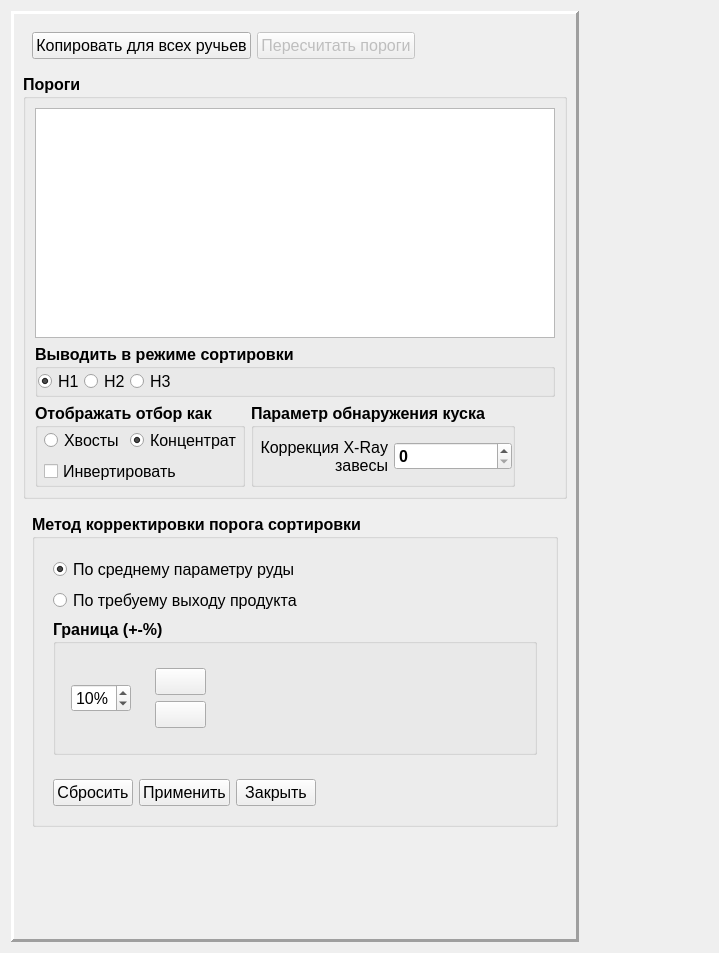
<?xml version="1.0" encoding="UTF-8"?>
<ui version="4.0">
 <class>SPRPorogsWidget2</class>
 <widget class="QWidget" name="SPRPorogsWidget2">
  <property name="geometry">
   <rect>
    <x>0</x>
    <y>0</y>
    <width>719</width>
    <height>953</height>
   </rect>
  </property>
  <property name="sizePolicy">
   <sizepolicy hsizetype="Minimum" vsizetype="Minimum">
    <horstretch>0</horstretch>
    <verstretch>0</verstretch>
   </sizepolicy>
  </property>
  <property name="windowTitle">
   <string>Form</string>
  </property>
  <layout class="QHBoxLayout" name="horizontalLayout_9">
   <item>
    <widget class="QFrame" name="frame">
     <property name="font">
      <font>
       <family>Tahoma</family>
       <pointsize>12</pointsize>
       <weight>50</weight>
       <bold>false</bold>
      </font>
     </property>
     <property name="frameShape">
      <enum>QFrame::Panel</enum>
     </property>
     <property name="frameShadow">
      <enum>QFrame::Raised</enum>
     </property>
     <property name="lineWidth">
      <number>3</number>
     </property>
     <layout class="QVBoxLayout" name="verticalLayout_4">
      <item>
       <widget class="QWidget" name="widget_4" native="true">
        <layout class="QHBoxLayout" name="horizontalLayout_4" stretch="40">
         <property name="spacing">
          <number>0</number>
         </property>
         <property name="leftMargin">
          <number>0</number>
         </property>
         <property name="topMargin">
          <number>0</number>
         </property>
         <property name="rightMargin">
          <number>0</number>
         </property>
         <property name="bottomMargin">
          <number>0</number>
         </property>
         <item>
          <widget class="QWidget" name="widget_3" native="true">
           <layout class="QVBoxLayout" name="verticalLayout_3">
            <property name="spacing">
             <number>0</number>
            </property>
            <property name="leftMargin">
             <number>0</number>
            </property>
            <property name="topMargin">
             <number>0</number>
            </property>
            <property name="rightMargin">
             <number>0</number>
            </property>
            <property name="bottomMargin">
             <number>0</number>
            </property>
            <item>
             <widget class="QWidget" name="widget" native="true">
              <layout class="QHBoxLayout" name="horizontalLayout">
               <item>
                <widget class="QPushButton" name="bEquial">
                 <property name="font">
                  <font>
                   <family>Tahoma</family>
                   <pointsize>12</pointsize>
                   <weight>50</weight>
                   <bold>false</bold>
                  </font>
                 </property>
                 <property name="text">
                  <string>Копировать для всех ручьев</string>
                 </property>
                 <property name="icon">
                  <iconset resource="icons.qrc">
                   <normaloff>:/icons/icons/b_Equialent.png</normaloff>:/icons/icons/b_Equialent.png</iconset>
                 </property>
                 <property name="iconSize">
                  <size>
                   <width>32</width>
                   <height>32</height>
                  </size>
                 </property>
                </widget>
               </item>
               <item>
                <widget class="QPushButton" name="bCalculate">
                 <property name="enabled">
                  <bool>false</bool>
                 </property>
                 <property name="font">
                  <font>
                   <family>Tahoma</family>
                   <pointsize>12</pointsize>
                   <weight>50</weight>
                   <bold>false</bold>
                  </font>
                 </property>
                 <property name="text">
                  <string>Пересчитать пороги</string>
                 </property>
                 <property name="icon">
                  <iconset resource="icons.qrc">
                   <normaloff>:/icons/icons/b_Calculate.png</normaloff>:/icons/icons/b_Calculate.png</iconset>
                 </property>
                 <property name="iconSize">
                  <size>
                   <width>32</width>
                   <height>32</height>
                  </size>
                 </property>
                </widget>
               </item>
               <item>
                <spacer name="horizontalSpacer">
                 <property name="orientation">
                  <enum>Qt::Horizontal</enum>
                 </property>
                 <property name="sizeHint" stdset="0">
                  <size>
                   <width>40</width>
                   <height>20</height>
                  </size>
                 </property>
                </spacer>
               </item>
              </layout>
             </widget>
            </item>
           </layout>
          </widget>
         </item>
        </layout>
       </widget>
      </item>
      <item>
       <widget class="QGroupBox" name="groupBox_2">
        <property name="font">
         <font>
          <family>Tahoma</family>
          <pointsize>12</pointsize>
          <weight>75</weight>
          <bold>true</bold>
         </font>
        </property>
        <property name="title">
         <string>Пороги</string>
        </property>
        <layout class="QVBoxLayout" name="verticalLayout_5">
         <item>
          <widget class="QTableView" name="tPorogs">
           <property name="sizeAdjustPolicy">
            <enum>QAbstractScrollArea::AdjustToContents</enum>
           </property>
           <property name="editTriggers">
            <set>QAbstractItemView::AllEditTriggers</set>
           </property>
           <property name="alternatingRowColors">
            <bool>true</bool>
           </property>
           <property name="selectionMode">
            <enum>QAbstractItemView::SingleSelection</enum>
           </property>
          </widget>
         </item>
         <item>
          <widget class="QWidget" name="wDownSettings" native="true">
           <property name="sizePolicy">
            <sizepolicy hsizetype="Preferred" vsizetype="Ignored">
             <horstretch>0</horstretch>
             <verstretch>0</verstretch>
            </sizepolicy>
           </property>
           <layout class="QVBoxLayout" name="verticalLayout_2">
            <property name="spacing">
             <number>6</number>
            </property>
            <property name="leftMargin">
             <number>0</number>
            </property>
            <property name="topMargin">
             <number>0</number>
            </property>
            <property name="rightMargin">
             <number>0</number>
            </property>
            <property name="bottomMargin">
             <number>0</number>
            </property>
            <item>
             <widget class="QGroupBox" name="groupBox">
              <property name="font">
               <font>
                <weight>75</weight>
                <bold>true</bold>
               </font>
              </property>
              <property name="title">
               <string>Выводить в режиме сортировки</string>
              </property>
              <property name="flat">
               <bool>false</bool>
              </property>
              <layout class="QHBoxLayout" name="horizontalLayout_2">
               <property name="spacing">
                <number>0</number>
               </property>
               <property name="leftMargin">
                <number>0</number>
               </property>
               <property name="topMargin">
                <number>0</number>
               </property>
               <property name="rightMargin">
                <number>0</number>
               </property>
               <property name="bottomMargin">
                <number>0</number>
               </property>
               <item>
                <widget class="QRadioButton" name="rbH1">
                 <property name="font">
                  <font>
                   <weight>50</weight>
                   <bold>false</bold>
                  </font>
                 </property>
                 <property name="text">
                  <string>H1</string>
                 </property>
                 <property name="checked">
                  <bool>true</bool>
                 </property>
                </widget>
               </item>
               <item>
                <widget class="QRadioButton" name="rbH2">
                 <property name="font">
                  <font>
                   <weight>50</weight>
                   <bold>false</bold>
                  </font>
                 </property>
                 <property name="text">
                  <string>H2</string>
                 </property>
                </widget>
               </item>
               <item>
                <widget class="QRadioButton" name="rbH3">
                 <property name="font">
                  <font>
                   <weight>50</weight>
                   <bold>false</bold>
                  </font>
                 </property>
                 <property name="text">
                  <string>H3</string>
                 </property>
                </widget>
               </item>
               <item>
                <spacer name="horizontalSpacer_2">
                 <property name="orientation">
                  <enum>Qt::Horizontal</enum>
                 </property>
                 <property name="sizeHint" stdset="0">
                  <size>
                   <width>40</width>
                   <height>20</height>
                  </size>
                 </property>
                </spacer>
               </item>
              </layout>
             </widget>
            </item>
            <item>
             <widget class="QWidget" name="widget_5" native="true">
              <layout class="QHBoxLayout" name="horizontalLayout_7">
               <property name="spacing">
                <number>6</number>
               </property>
               <property name="leftMargin">
                <number>0</number>
               </property>
               <property name="topMargin">
                <number>0</number>
               </property>
               <property name="rightMargin">
                <number>0</number>
               </property>
               <property name="bottomMargin">
                <number>0</number>
               </property>
               <item>
                <widget class="QGroupBox" name="gbViewAs">
                 <property name="sizePolicy">
                  <sizepolicy hsizetype="Maximum" vsizetype="Preferred">
                   <horstretch>0</horstretch>
                   <verstretch>0</verstretch>
                  </sizepolicy>
                 </property>
                 <property name="font">
                  <font>
                   <weight>75</weight>
                   <bold>true</bold>
                  </font>
                 </property>
                 <property name="title">
                  <string>Отображать отбор как</string>
                 </property>
                 <property name="flat">
                  <bool>false</bool>
                 </property>
                 <layout class="QVBoxLayout" name="verticalLayout">
                  <property name="leftMargin">
                   <number>6</number>
                  </property>
                  <property name="topMargin">
                   <number>0</number>
                  </property>
                  <property name="rightMargin">
                   <number>0</number>
                  </property>
                  <property name="bottomMargin">
                   <number>0</number>
                  </property>
                  <item>
                   <widget class="QWidget" name="widget_8" native="true">
                    <layout class="QHBoxLayout" name="horizontalLayout_3">
                     <property name="leftMargin">
                      <number>0</number>
                     </property>
                     <property name="topMargin">
                      <number>0</number>
                     </property>
                     <property name="rightMargin">
                      <number>0</number>
                     </property>
                     <property name="bottomMargin">
                      <number>0</number>
                     </property>
                     <item>
                      <widget class="QRadioButton" name="rbTail">
                       <property name="font">
                        <font>
                         <weight>50</weight>
                         <bold>false</bold>
                        </font>
                       </property>
                       <property name="text">
                        <string>Хвосты</string>
                       </property>
                      </widget>
                     </item>
                     <item>
                      <widget class="QRadioButton" name="rbConcentrat">
                       <property name="font">
                        <font>
                         <weight>50</weight>
                         <bold>false</bold>
                        </font>
                       </property>
                       <property name="text">
                        <string>Концентрат</string>
                       </property>
                       <property name="checked">
                        <bool>true</bool>
                       </property>
                      </widget>
                     </item>
                    </layout>
                   </widget>
                  </item>
                  <item>
                   <widget class="QCheckBox" name="cbInvert">
                    <property name="font">
                     <font>
                      <weight>50</weight>
                      <bold>false</bold>
                     </font>
                    </property>
                    <property name="text">
                     <string>Инвертировать</string>
                    </property>
                   </widget>
                  </item>
                 </layout>
                </widget>
               </item>
               <item>
                <widget class="QGroupBox" name="groupBox_6">
                 <property name="font">
                  <font>
                   <weight>75</weight>
                   <bold>true</bold>
                  </font>
                 </property>
                 <property name="title">
                  <string>Параметр обнаружения куска</string>
                 </property>
                 <layout class="QHBoxLayout" name="horizontalLayout_6">
                  <property name="leftMargin">
                   <number>6</number>
                  </property>
                  <property name="topMargin">
                   <number>0</number>
                  </property>
                  <property name="rightMargin">
                   <number>0</number>
                  </property>
                  <property name="bottomMargin">
                   <number>0</number>
                  </property>
                  <item>
                   <widget class="QLabel" name="label_3">
                    <property name="font">
                     <font>
                      <weight>50</weight>
                      <bold>false</bold>
                     </font>
                    </property>
                    <property name="toolTip">
                     <string>Коррекция X-Ray завесы</string>
                    </property>
                    <property name="text">
                     <string>Коррекция X-Ray завесы</string>
                    </property>
                    <property name="alignment">
                     <set>Qt::AlignRight|Qt::AlignTrailing|Qt::AlignVCenter</set>
                    </property>
                    <property name="wordWrap">
                     <bool>true</bool>
                    </property>
                   </widget>
                  </item>
                  <item>
                   <widget class="QSpinBox" name="leXRayCorrection">
                    <property name="maximum">
                     <number>999</number>
                    </property>
                   </widget>
                  </item>
                 </layout>
                </widget>
               </item>
               <item>
                <spacer name="horizontalSpacer_3">
                 <property name="orientation">
                  <enum>Qt::Horizontal</enum>
                 </property>
                 <property name="sizeHint" stdset="0">
                  <size>
                   <width>40</width>
                   <height>20</height>
                  </size>
                 </property>
                </spacer>
               </item>
              </layout>
             </widget>
            </item>
           </layout>
          </widget>
         </item>
        </layout>
       </widget>
      </item>
      <item>
       <widget class="QWidget" name="widget_2" native="true">
        <property name="sizePolicy">
         <sizepolicy hsizetype="Preferred" vsizetype="Preferred">
          <horstretch>0</horstretch>
          <verstretch>0</verstretch>
         </sizepolicy>
        </property>
        <layout class="QVBoxLayout" name="verticalLayout_6">
         <item>
          <widget class="QGroupBox" name="gbDownCorrects">
           <property name="enabled">
            <bool>true</bool>
           </property>
           <property name="font">
            <font>
             <weight>75</weight>
             <bold>true</bold>
            </font>
           </property>
           <property name="title">
            <string>Метод корректировки порога сортировки</string>
           </property>
           <layout class="QVBoxLayout" name="verticalLayout_7">
            <item>
             <widget class="QWidget" name="widget_7" native="true">
              <layout class="QVBoxLayout" name="verticalLayout_8">
               <item>
                <widget class="QRadioButton" name="rbAvrMaterial">
                 <property name="font">
                  <font>
                   <weight>50</weight>
                   <bold>false</bold>
                  </font>
                 </property>
                 <property name="text">
                  <string>По среднему параметру руды</string>
                 </property>
                 <property name="checked">
                  <bool>true</bool>
                 </property>
                </widget>
               </item>
               <item>
                <widget class="QRadioButton" name="rbAvrProduct">
                 <property name="font">
                  <font>
                   <weight>50</weight>
                   <bold>false</bold>
                  </font>
                 </property>
                 <property name="text">
                  <string>По требуему выходу продукта</string>
                 </property>
                </widget>
               </item>
               <item>
                <widget class="QGroupBox" name="gbPercents">
                 <property name="title">
                  <string>Граница (+-%)</string>
                 </property>
                 <layout class="QHBoxLayout" name="horizontalLayout_5">
                  <property name="spacing">
                   <number>15</number>
                  </property>
                  <property name="leftMargin">
                   <number>15</number>
                  </property>
                  <property name="topMargin">
                   <number>15</number>
                  </property>
                  <property name="rightMargin">
                   <number>15</number>
                  </property>
                  <property name="bottomMargin">
                   <number>15</number>
                  </property>
                  <item>
                   <widget class="QSpinBox" name="lePercent">
                    <property name="font">
                     <font>
                      <weight>50</weight>
                      <bold>false</bold>
                     </font>
                    </property>
                    <property name="suffix">
                     <string>%</string>
                    </property>
                    <property name="minimum">
                     <number>0</number>
                    </property>
                    <property name="singleStep">
                     <number>0</number>
                    </property>
                    <property name="value">
                     <number>10</number>
                    </property>
                   </widget>
                  </item>
                  <item>
                   <widget class="QWidget" name="widget_9" native="true">
                    <property name="enabled">
                     <bool>true</bool>
                    </property>
                    <layout class="QVBoxLayout" name="verticalLayout_9">
                     <item>
                      <widget class="QPushButton" name="pbUp">
                       <property name="text">
                        <string/>
                       </property>
                       <property name="icon">
                        <iconset resource="icons.qrc">
                         <normaloff>:/icons/icons/b_Up_green.png</normaloff>:/icons/icons/b_Up_green.png</iconset>
                       </property>
                       <property name="iconSize">
                        <size>
                         <width>32</width>
                         <height>32</height>
                        </size>
                       </property>
                      </widget>
                     </item>
                     <item>
                      <widget class="QPushButton" name="pbDown">
                       <property name="text">
                        <string/>
                       </property>
                       <property name="icon">
                        <iconset resource="icons.qrc">
                         <normaloff>:/icons/icons/b_Down_green.png</normaloff>:/icons/icons/b_Down_green.png</iconset>
                       </property>
                       <property name="iconSize">
                        <size>
                         <width>32</width>
                         <height>32</height>
                        </size>
                       </property>
                      </widget>
                     </item>
                    </layout>
                   </widget>
                  </item>
                  <item>
                   <spacer name="horizontalSpacer_4">
                    <property name="orientation">
                     <enum>Qt::Horizontal</enum>
                    </property>
                    <property name="sizeHint" stdset="0">
                     <size>
                      <width>40</width>
                      <height>20</height>
                     </size>
                    </property>
                   </spacer>
                  </item>
                 </layout>
                </widget>
               </item>
              </layout>
             </widget>
            </item>
            <item>
             <widget class="QWidget" name="widget_10" native="true">
              <layout class="QHBoxLayout" name="horizontalLayout_8">
               <item>
                <widget class="QPushButton" name="bCancel">
                 <property name="font">
                  <font>
                   <family>Tahoma</family>
                   <pointsize>12</pointsize>
                   <weight>50</weight>
                   <bold>false</bold>
                  </font>
                 </property>
                 <property name="text">
                  <string>Сбросить</string>
                 </property>
                 <property name="icon">
                  <iconset resource="icons.qrc">
                   <normaloff>:/icons/icons/b_Cancel.png</normaloff>:/icons/icons/b_Cancel.png</iconset>
                 </property>
                 <property name="iconSize">
                  <size>
                   <width>32</width>
                   <height>32</height>
                  </size>
                 </property>
                </widget>
               </item>
               <item>
                <widget class="QPushButton" name="bComplite">
                 <property name="font">
                  <font>
                   <family>Tahoma</family>
                   <pointsize>12</pointsize>
                   <weight>50</weight>
                   <bold>false</bold>
                  </font>
                 </property>
                 <property name="text">
                  <string>Применить</string>
                 </property>
                 <property name="icon">
                  <iconset resource="icons.qrc">
                   <normaloff>:/icons/icons/b_Ok_1.png</normaloff>:/icons/icons/b_Ok_1.png</iconset>
                 </property>
                 <property name="iconSize">
                  <size>
                   <width>32</width>
                   <height>32</height>
                  </size>
                 </property>
                </widget>
               </item>
               <item>
                <widget class="QPushButton" name="bExit">
                 <property name="font">
                  <font>
                   <family>Tahoma</family>
                   <pointsize>12</pointsize>
                   <weight>50</weight>
                   <bold>false</bold>
                  </font>
                 </property>
                 <property name="text">
                  <string>Закрыть</string>
                 </property>
                 <property name="icon">
                  <iconset resource="icons.qrc">
                   <normaloff>:/icons/icons/b_Exit.png</normaloff>:/icons/icons/b_Exit.png</iconset>
                 </property>
                 <property name="iconSize">
                  <size>
                   <width>32</width>
                   <height>32</height>
                  </size>
                 </property>
                </widget>
               </item>
               <item>
                <spacer name="spacer">
                 <property name="orientation">
                  <enum>Qt::Horizontal</enum>
                 </property>
                 <property name="sizeHint" stdset="0">
                  <size>
                   <width>40</width>
                   <height>20</height>
                  </size>
                 </property>
                </spacer>
               </item>
              </layout>
             </widget>
            </item>
           </layout>
          </widget>
         </item>
         <item>
          <spacer name="verticalSpacer">
           <property name="orientation">
            <enum>Qt::Vertical</enum>
           </property>
           <property name="sizeHint" stdset="0">
            <size>
             <width>20</width>
             <height>40</height>
            </size>
           </property>
          </spacer>
         </item>
         <item>
          <spacer name="verticalSpacer_2">
           <property name="orientation">
            <enum>Qt::Vertical</enum>
           </property>
           <property name="sizeHint" stdset="0">
            <size>
             <width>20</width>
             <height>40</height>
            </size>
           </property>
          </spacer>
         </item>
        </layout>
       </widget>
      </item>
     </layout>
    </widget>
   </item>
   <item>
    <spacer name="horizontalSpacer_5">
     <property name="orientation">
      <enum>Qt::Horizontal</enum>
     </property>
     <property name="sizeHint" stdset="0">
      <size>
       <width>40</width>
       <height>20</height>
      </size>
     </property>
    </spacer>
   </item>
  </layout>
 </widget>
 <resources>
  <include location="icons.qrc"/>
 </resources>
 <connections/>
</ui>
